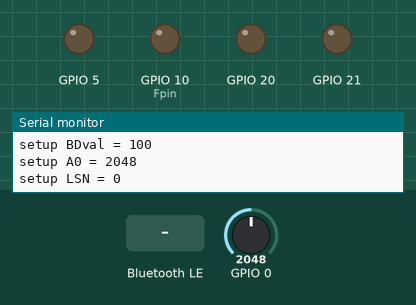
This sketch was run on a simulated ESP32-C3. On the bench: output pins drawn as LEDs (lit = HIGH), the last lines printed to the serial monitor. Dashed ring = blinking. The inputs (shaded band) are chosen by the test bench; at power-on: GPIO 0 = 2048. Random numbers use the default seed unless the sketch sets one; EEPROM starts erased; nothing arrives over Bluetooth unless stated; a phone connects over Bluetooth LE 3 s after start.

Above: at 1.2 s.
1.3 s: GPIO 0 set to 418
2.8 s: GPIO 0 set to 370
At 3.05 s:
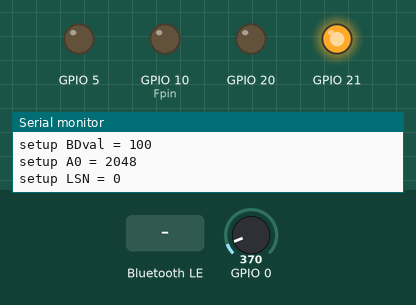
At 3.55 s:
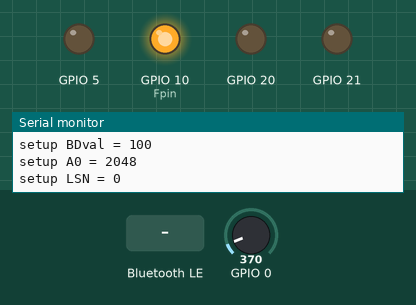
5.8 s: Bluetooth LE write "90" received
At 7.05 s:
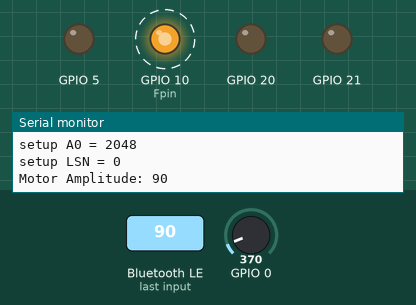
8.8 s: Bluetooth LE write "0" received
Timing chart, 0 to 11.8 s (numbered marks = the images above; inputs shaded):
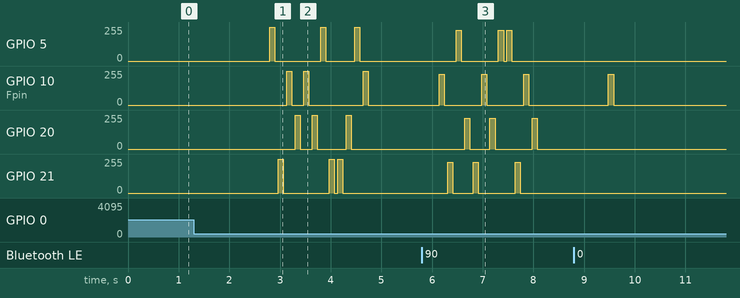

Measured:
- the behaviour switches between 400 and 399 on GPIO 0 (found by bisection; images 0 and 1)
- after the input at 1.3 s, every drawn part: stays the same
- after the input at 2.8 s, GPIO 5: goes 255/255 0.10 s, 0/255 0.90 s, 255/255 0.10 s, 0/255 0.57 s, 255/255 0.10 s, then 0/255, starting at once; GPIO 10 (Fpin): goes 255/255 0.10 s, 0/255 0.23 s, 255/255 0.10 s, 0/255 1.1 s, 255/255 0.10 s, then 0/255, starting after 0.33 s

The sketch:

GloveClientPrefSess.ino
```cpp
/*
  Based on Neil Kolban example for IDF: https://github.com/nkolban/esp32-snippets/blob/master/cpp_utils/tests/BLE%20Tests/SampleNotify.cpp
  Ported to Arduino ESP32 by Evandro Copercini
  updated by chegewara and MoThunderz
  https://www.youtube.com/watch?v=RvbWl8rZOoQ&ab_channel=MoThunderz

  This reads the three key glove parameters
    Motor Amplitude
    Pattern Duration
    Burst Duration
  from storage and/or from The Espanola GloveWorks App, and then runs the glove
  now using Preferences.h   rather than   ArduinoNvs.h
  and now also stores session numbers and durations

  and now writes session data to phone onConnect
*/

#include <BLEDevice.h>
#include <BLEServer.h>
#include <BLEUtils.h>
#include "Preferences.h"    // nonvolatile storage

Preferences preferences;

BLEServer* pServer = NULL;
BLECharacteristic* pCharacteristic_1 = NULL;
BLECharacteristic* pCharacteristic_2 = NULL;
BLECharacteristic* pCharacteristic_3 = NULL;
BLECharacteristic* pCharacteristic_4 = NULL;

bool deviceConnected = false;

unsigned int MAval, PDval, BDval;
int Fpin[] = {D3, D6, D7, D10};    // ESP32C3 pins to transistor gates

char Slabel[4];     // session label
int LSN;    // number of sessions recorded
int Stime = 0, Etime = 0;      // session timers  (S counter, E in minutes)

// See the following for generating UUIDs:   https://www.uuidgenerator.net/
#define SERVICE_UUID        "4fafc201-1fb5-459e-8fcc-c5c9c331914b"
#define CHAR1_UUID          "beb5483e-36e1-4688-b7f5-ea07361b26a8"
#define CHAR2_UUID          "e3223119-9445-4e96-a4a1-85358c4046a2"
#define CHAR3_UUID          "e3223119-9445-4e96-a4a1-85358c4046a3"
#define CHAR4_UUID          "e3223119-9445-4e96-a4a1-85358c4046a4"

class MyServerCallbacks: public BLEServerCallbacks {
    void onConnect(BLEServer* pServer) {
      deviceConnected = true;

      LSN = preferences.getUInt("LSN", 0);   // Last Session Number

      String bob = "";
      for (int i=1; i<=LSN; i++) {    // get session data
          snprintf(Slabel, sizeof(Slabel), "S%d", i);
          int Sti = preferences.getUInt(Slabel, 0);
          bob = bob + String(Sti) + ",";
      }

      pCharacteristic_4->setValue(bob.c_str());
      pCharacteristic_4->notify();   // write session data to phone

    };

    void onDisconnect(BLEServer* pServer) {
      deviceConnected = false;
      preferences.putUInt("MAval", MAval);  // store new slider values in NVS
      preferences.putUInt("PDval", PDval);
      preferences.putUInt("BDval", BDval);
    }
};

class CharacteristicCallBack_1: public BLECharacteristicCallbacks {
  void onWrite(BLECharacteristic *pChar) override {
    String pChar1_value_string = pChar->getValue();
    MAval = pChar1_value_string.toInt();
    Serial.println("Motor Amplitude: " + String(MAval));
  }
};

class CharacteristicCallBack_2: public BLECharacteristicCallbacks {
  void onWrite(BLECharacteristic *pChar) override {
    String pChar2_value_string = pChar->getValue();
    PDval = pChar2_value_string.toInt();
    Serial.println("Pattern Duration: " + String(PDval));
  }
};

class CharacteristicCallBack_3: public BLECharacteristicCallbacks {
  void onWrite(BLECharacteristic *pChar) override {
    String pChar3_value_string = pChar->getValue();
    BDval = pChar3_value_string.toInt();
    Serial.println("Burst Duration: " + String(BDval));
  }
};

void setup() {
  Serial.begin(115200);
  pinMode(A0, INPUT);
  pinMode(A1, INPUT);
  randomSeed(analogRead(A1));
  for (int i=0; i < 4; i++) {   // declare the finger pins
      pinMode(Fpin[i], OUTPUT);
  }

  BLEDevice::init("ESP32");    // Create the BLE Device
  BLEServer *pServer = BLEDevice::createServer();  // XIAO
  pServer->setCallbacks(new MyServerCallbacks());  // Mo
  BLEService *pService = pServer->createService(SERVICE_UUID);  // Create the BLE Service

  // Create BLE Characteristics
  pCharacteristic_1 = pService->createCharacteristic(   // Motor Amplitude
                     CHAR1_UUID,
                     BLECharacteristic::PROPERTY_READ |
                     BLECharacteristic::PROPERTY_WRITE
                   );

  pCharacteristic_2 = pService->createCharacteristic(    // Pattern Duration
                      CHAR2_UUID,
                      BLECharacteristic::PROPERTY_READ |
                      BLECharacteristic::PROPERTY_WRITE
                    );
  pCharacteristic_3 = pService->createCharacteristic(    // Burst Duration
                      CHAR3_UUID,
                      BLECharacteristic::PROPERTY_READ |
                      BLECharacteristic::PROPERTY_WRITE
                    );

  pCharacteristic_4 = pService->createCharacteristic(    // Session Durations
                      CHAR4_UUID,
                      BLECharacteristic::PROPERTY_READ |
                      BLECharacteristic::PROPERTY_NOTIFY
                    );

  // Set the callback functions
  pCharacteristic_1->setCallbacks(new CharacteristicCallBack_1());
  pCharacteristic_2->setCallbacks(new CharacteristicCallBack_2());
  pCharacteristic_3->setCallbacks(new CharacteristicCallBack_3());
  // pCharacteristic_4->setCallbacks(new CharacteristicCallBack_4());

  pService->start();    // Start the service
  BLEAdvertising *pAdvertising = pServer->getAdvertising();
  pAdvertising->addServiceUUID(SERVICE_UUID);  //Mo
  pAdvertising->start();

  Serial.println("Waiting for phone to connect ...");

  preferences.begin("Svals", false);   // slider and session values

  MAval = preferences.getUInt("MAval", 100);
  Serial.println("setup MAval = " + String(MAval));

  PDval = preferences.getUInt("PDval", 668);
  Serial.println("setup PDval = " + String(PDval));

  BDval = preferences.getUInt("BDval", 100);
  Serial.println("setup BDval = " + String(BDval));
  Serial.print("setup A0 = "); Serial.println(analogRead(A0));

  LSN = preferences.getUInt("LSN", 0);   // Last Session Number
  Serial.println("setup LSN = " + String(LSN));

  if (analogRead(A0) < 400) {   // when not charging
      snprintf(Slabel, sizeof(Slabel), "S%d", LSN);
      int Sti = preferences.getUInt(Slabel, 0);
      if ( LSN == 0 || ( Sti > 15 && LSN > 0) ){   // if previous duration was longer than 15 minutes
          LSN = LSN + 1;
          preferences.putUInt("LSN", LSN);
          snprintf(Slabel, sizeof(Slabel), "S%d", LSN);
      }
  }  // close if

} // close setup

void loop() {

  while (analogRead(A0) < 400) {  // when USB cable not plugged in
    //Serial.println(analogRead(A0));
    //Serial.println("loop MAval = " + String(MAval));
    //Serial.println("loop PDval = " + String(PDval));
    //Serial.println("loop BDval = " + String(BDval));
    for (int pat=0; pat<3; pat++) {
        for (int i=0; i < 4; i++) {   // shuffle the finger pins
            int n = random(0, 4);
            int temp = Fpin[n];
            Fpin[n] =  Fpin[i];
            Fpin[i] = temp;
        }
        for (int i=0; i < 4; i++) {   // apply the bursts
            analogWrite(Fpin[i], MAval * 255 / 100); // digitalWrite(Fpin[i], HIGH);
            delay(BDval);
            analogWrite(Fpin[i], 0); // digitalWrite(Fpin[i], LOW);
            delay(PDval/4 - BDval);
        }
    } // end of 3 burst patterns
    if (deviceConnected) {
      delay(2*PDval);    // 2 quiet periods
    } else {
       esp_sleep_enable_timer_wakeup(2*PDval*1000L);  // microseconds
       esp_light_sleep_start();  // note this shuts down the serial monitor
    }
    Stime = Stime + 1;
    if (Stime*PDval > 180000) {  // record and reset every 15 minutes
      Etime = Etime + 15;
      preferences.putUInt(Slabel, Etime);
      Stime = 0;
    }
  } // close while
} // close loop
```
